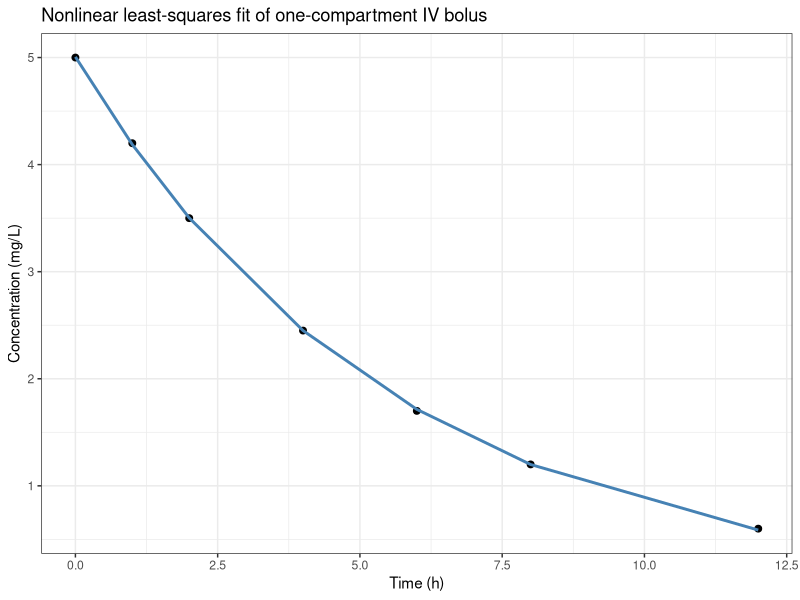

Write R code to recreate this figure.
# Parameter Estimation from Concentration–Time Data
# Extracted executable R code from 07-parameter-estimation.qmd
# Generated by scripts/extract_code.R — do not edit by hand.
# Regenerate: Rscript scripts/extract_code.R   (book repo)
#             Rscript scripts/extract_code.R --standalone   (bundle)
# Working directory: run from the repository root (data/ paths are relative).

# ----------------------------------------------------------------------
# Section: Linear Regression in R
# ----------------------------------------------------------------------
pk <- data.frame(

time=c(0,1,2,4,6,8,12),

conc=c(5,4.2,3.5,2.45,1.70,1.20,0.60)

)

fit <- lm(log(conc)~time,data=pk)

summary(fit)

coef(fit)

# ----------------------------------------------------------------------
# Section: Linear Regression in R
# ----------------------------------------------------------------------
k <- -coef(fit)[2]

# ----------------------------------------------------------------------
# Section: Nonlinear Least Squares
# ----------------------------------------------------------------------
nlsfit <- nls(
  conc ~ C0 * exp(-k * time),
  data = pk,
  start = list(C0 = 5, k = 0.15)
)
summary(nlsfit)

# ----------------------------------------------------------------------
# Section: Nonlinear Least Squares
# ----------------------------------------------------------------------
library(ggplot2)
pk$pred <- predict(nlsfit)
ggplot(pk, aes(time, conc)) +
  geom_point(size = 2) +
  geom_line(aes(y = pred), linewidth = 1, color = "steelblue") +
  labs(x = "Time (h)", y = "Concentration (mg/L)",
       title = "Nonlinear least-squares fit of one-compartment IV bolus") +
  theme_bw()
